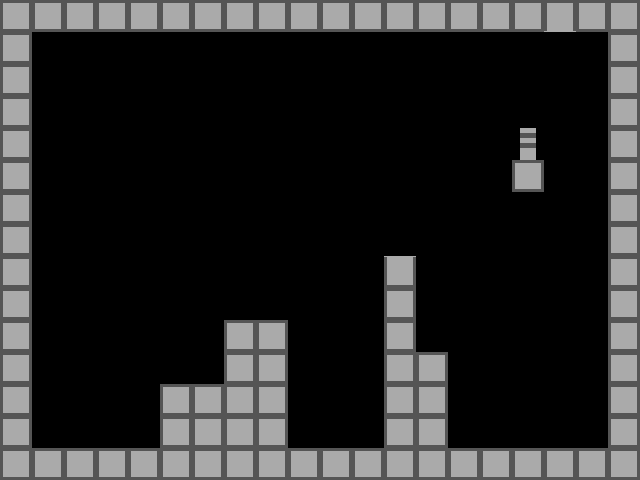

Tiled map render using the project's own tile images. Description and the map definition, with tile-layer contents summarised, below:
An orthogonal 20x15 tile map with 32x32 px tiles, 2 tile layers (Wall, Door), 1 hidden layer not drawn and 1 object (Start).

<map version="1.0" orientation="orthogonal" width="20" height="15" tilewidth="32" tileheight="32">
 <tileset firstgid="1" name="tiles" tilewidth="32" tileheight="32">
  <image source="../gfx/tiles.png" width="192" height="32" />
  <terraintypes>
   <terrain name="Neues Terrain erzeugen" tile="-1" />
  </terraintypes>
  <tile id="1">
   <properties>
    <property name="Gravity" value="None" />
   </properties>
  </tile>
  <tile id="2" terrain="0,,,0">
   <properties>
    <property name="Gravity" value="None" />
   </properties>
  </tile>
  <tile id="3">
   <properties>
    <property name="Gravity" value="up" />
   </properties>
  </tile>
  <tile id="4">
   <properties>
    <property name="Gravity" value="down" />
   </properties>
  </tile>
 </tileset>
 <layer name="Wall" width="20" height="15">
  <data>[300 cells, 88 non-empty, 3 distinct tile ids]</data>
 </layer>
 <layer name="Door" width="20" height="15">
  <data>[300 cells, 1 non-empty, 1 distinct tile ids]</data>
 </layer>
 <layer name="Solid" width="20" height="15" visible="0">
  <data>[300 cells, 88 non-empty, 1 distinct tile ids]</data>
 </layer>
 <objectgroup name="Objects" width="20" height="15">
  <object name="PlayerStart" type="Start" x="64" y="416" />
 </objectgroup>
</map>